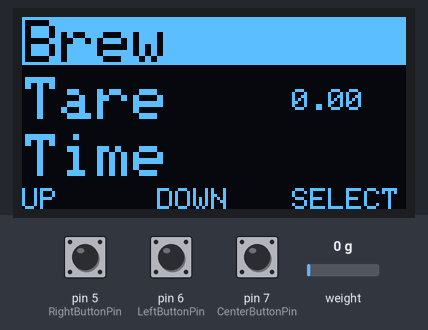
A sketch run on a simulated Arduino Uno, built with avr-gcc and run on an emulated ATmega328P. On the bench: 128×64 one-colour display. The inputs (shaded band) are chosen by the test bench; at power-on: pin 5 (RightButtonPin) LOW, weight on the scale 0 g, pin 6 (LeftButtonPin) LOW, pin 7 (CenterButtonPin) LOW.

Above: at 2.2 s.
2.3 s: pin 5 (RightButtonPin) pulled HIGH for 0.15 s
At 2.52 s:
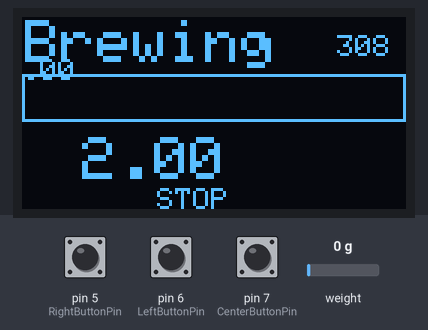
4.2 s: weight on the scale set to 293 g
At 12.62 s:
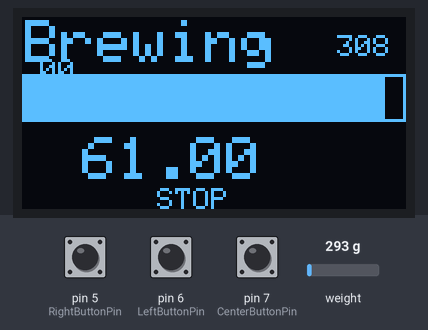
14.0 s: weight on the scale set to 340 g
At 16.6 s:
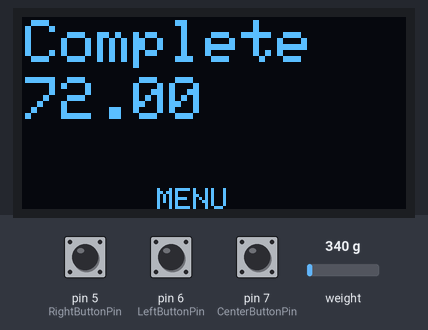

The sketch:

EspressoWeight.ino
```cpp
//Compatible with the Arduino IDE 1.0
//Library version:1.1
#include <Wire.h>
#include <HX711.h>

#include <Adafruit_SSD1306.h>
#include <Adafruit_GFX.h>

// HX711 circuit wiring
const int LOADCELL_DOUT_PIN = 2;
const int LOADCELL_SCK_PIN = 3;

#define SCREEN_WIDTH 128 // OLED display width, in pixels
#define SCREEN_HEIGHT 64 // OLED display height, in pixels

#define NAVBAR_X_COORD 57 // X position for navbar locataion

#define OLED_RESET     4 // Reset pin # (or -1 if sharing Arduino reset pin)
Adafruit_SSD1306 display(SCREEN_WIDTH, SCREEN_HEIGHT, &Wire, OLED_RESET);
HX711 scale;

const int LeftButtonPin = 6;
const int CenterButtonPin = 7;
const int RightButtonPin = 5;

int LeftButtonState = 0;
int CenterButtonState = 0;
int RightButtonState = 0;

double currentbrewTime = 0;
double brewTime = 27;
float getpercent;
float barwidth;

float currentGrams;
float targetGrams = 308.0f;
float gramsGetPercent;
float gramsBarWidth;

float readingfromscale;

int currentScreen = 1;
// 1 = Menu     2 = Brew    3 = Time settings     4 = Tare Done      5 = End

int menuItem = 1;
int countdown = 1;
int tempcountdown;

void setup()
{
  //initiate buttons
  pinMode(LeftButtonPin, INPUT);
  pinMode(CenterButtonPin, INPUT);
  pinMode(RightButtonPin, INPUT);

  if(!display.begin(SSD1306_SWITCHCAPVCC, 0x3C)) { // Address 0x3C for OLED
    Serial.println(F("SSD1306 allocation failed"));
    for(;;); // Don't proceed, loop forever
  }

  display.clearDisplay();
  drawScreens();
  display.display();

  // listen on serial for scale HX711
  Serial.begin(57600);
  scale.begin(LOADCELL_DOUT_PIN, LOADCELL_SCK_PIN);

  // Calibrate the scale
  scale.set_scale(1860);
  scale.tare();
}

void loop()
{
 //read button states
  LeftButtonState = digitalRead(LeftButtonPin);
  CenterButtonState = digitalRead(CenterButtonPin);
  RightButtonState = digitalRead(RightButtonPin);


  buttonLogic();

if (currentScreen == 2) {
  display.clearDisplay();
  drawScreens();
  display.display();
}

if (scale.wait_ready_timeout(1000)) {
  countdown = countdown-1;
  if (countdown == 0) {

    if (currentScreen == 1){
      countdown = 60;
    }
    if (currentScreen == 2){
      countdown = 10;
    }

    readingfromscale = scale.get_units(10);
    display.clearDisplay();
    drawScreens();
    display.display();
  }
}
  delay(100);
}

void buttonLogic(){

//if on menu and left is pressed
  if (LeftButtonState == HIGH && currentScreen == 1) {
      if (menuItem == 1){
        menuItem = 3;
      } else {
        menuItem = menuItem-1;
      }

      display.clearDisplay();
      drawScreens();
      display.display();
  }

//if on menu and center is pressed
  if (CenterButtonState == HIGH && currentScreen == 1 && currentScreen == 1) {
   if (menuItem == 3){
        menuItem = 1;
     } else {
       menuItem = menuItem+1;
     }

      display.clearDisplay();
      drawScreens();
      display.display();
  }

// if on brew menu and pressed
  if (RightButtonState == HIGH  && currentScreen == 1 && menuItem == 1) {
      currentScreen = 2;
      display.clearDisplay();
      drawScreens();
      display.display();
  }

  // if on tare menu and pressed
  if (RightButtonState == HIGH && currentScreen == 1 && menuItem == 2) {
      scale.tare();
      readingfromscale = scale.get_units(10);
      display.clearDisplay();
      drawScreens();
      display.display();
  }
}

void drawScreens(){
    // SCREEN MENU
  if (currentScreen == 1){

  if (menuItem == 1){
      drawMainMenu(1);
      drawNavMenu();
  }

  if (menuItem == 2){
      drawMainMenu(2);
      drawNavMenu();
  }

  if (menuItem == 3){
      drawMainMenu(3);
      drawNavMenu();
  }

   display.setTextSize(1);
   if (menuItem == 2){ display.setTextColor(BLACK);} else {display.setTextColor(WHITE);}
   display.setCursor(90,24);
   display.print(readingfromscale);
   display.display();
}

  // SCREEN BREWING
  if (currentScreen == 2){

    display.clearDisplay();
    display.setCursor(1,1);
    display.setTextSize(2);
    display.setTextColor(WHITE);
    display.print("Brewing");
    display.setTextSize(1);
    display.setCursor(105,6);
    display.print(targetGrams);

    display.setTextSize(1);
    display.setTextColor(WHITE);
    display.setCursor(45,NAVBAR_X_COORD);
    display.print("STOP");

    //draw bar

    currentGrams = readingfromscale;
    getpercent = currentGrams / targetGrams * 100;
    barwidth = 128.0f / 100.0f * getpercent;

    currentbrewTime = currentbrewTime +1;

    display.drawRect(0,19, SCREEN_WIDTH, 16, WHITE);
    display.fillRect(0,19, barwidth, 16, WHITE);

    display.setCursor(20,40);
    display.setTextSize(2);
    display.setTextColor(WHITE);
    display.print(currentbrewTime);
    display.display();


    //if grams is the same as targetgrams
    if (currentGrams >= targetGrams) {
      currentScreen = 5;
      display.clearDisplay();
      drawScreens();
      display.display();
    }

}

  // SCREED  DONE
  if (currentScreen == 5){
    display.setCursor(1,1);
    display.setTextSize(2);
    display.setTextColor(WHITE);
    display.print("Complete");

    display.setCursor(1,20);
    display.setTextSize(2);
    display.setTextColor(WHITE);
    display.print(currentbrewTime);

    display.setTextSize(1);
    display.setTextColor(WHITE);
    display.setCursor(45,NAVBAR_X_COORD);
    display.print("MENU");
  }
}

void drawMainMenu(int no){

    if (no == 1){
      display.fillRect(0,0, SCREEN_WIDTH, 16, WHITE);
    }

    if (no == 2){
      display.fillRect(0,19, SCREEN_WIDTH, 16, WHITE);
    }

    if (no == 3){
      display.fillRect(0,38, SCREEN_WIDTH, 16, WHITE);
    }


    display.setTextSize(2);
    if (no == 1){ display.setTextColor(BLACK);} else {display.setTextColor(WHITE);}
    display.setCursor(1,1);
    display.print("Brew");

    display.setTextSize(2);
    if (no == 2){ display.setTextColor(BLACK);} else {display.setTextColor(WHITE);}
    display.setCursor(1,20);
    display.print("Tare");

    display.setTextSize(2);
    if (no == 3){ display.setTextColor(BLACK);} else {display.setTextColor(WHITE);}
    display.setCursor(1,39);
    display.print("Time");
}

void drawNavMenu(){
    display.setTextSize(1);
    display.setTextColor(WHITE);
    display.setCursor(0,NAVBAR_X_COORD);
    display.print("UP");

    display.setTextSize(1);
    display.setTextColor(WHITE);
    display.setCursor(45,NAVBAR_X_COORD);
    display.print("DOWN");

    display.setTextSize(1);
    display.setTextColor(WHITE);
    display.setCursor(90,NAVBAR_X_COORD);
    display.print("SELECT");
}
```

Measured:
- the behaviour switches between 307 and 308 g on weight on the scale (found by bisection; images 2 and 3)
- after the input at 2.3 s, the display: first changes after 0.07 s (image 1 shows a later state)
- after the input at 14.0 s, the display: first differs from a run without the input after 1.2 s (image 3)
